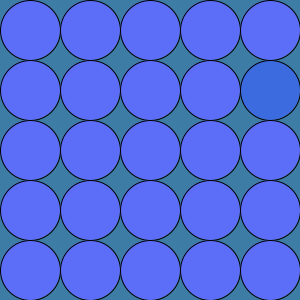
Frame 1 (no input)
Frame 60 (the mouse pressed at the canvas centre just before this capture): identical to frame 1, image omitted
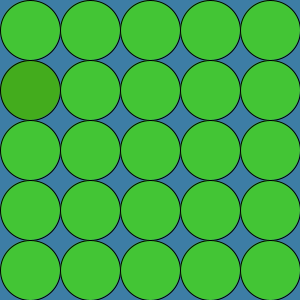
Frame 120 (the mouse held since frame 60 and released just before this capture)

The Processing sketch that drew these frames (run headless with seeded random() and noise(); from frame 60 on, the mouse is pressed at the canvas centre):

// Processing sketch: week03_9_chage_color
// ── week03_9_chage_color.pde
void setup(){
  size(300,300);
  colorMode(HSB,360,100,100);
  chooseColor();
}
void mousePressed(){
chooseColor();
}
int I,J;
float h,s,b,dh,ds,db;
void chooseColor(){
  h= random(360);
  s= random(50,100);
  b= random(50,100);
  I= int(random(5));
  J= int(random(5));
  dh =random(-10,-10);
  ds =random(-10,-10);
  db =random(-10,-10);
}
void draw(){
  background(203,63,65);
  for(int i=0;i<5;i++){
    for(int j=0;j<5;j++){
      if(i==I && j==J) fill(h+dh,s-ds,b+db);
      else fill(h,s,b);
      ellipse(30+j*60,30+i*60,60,60);
    }
  }
}
